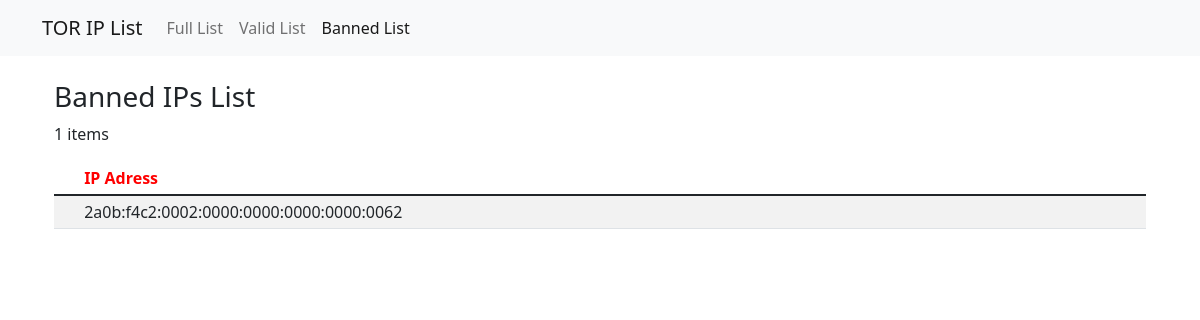
The app's page /bannedList, older data.
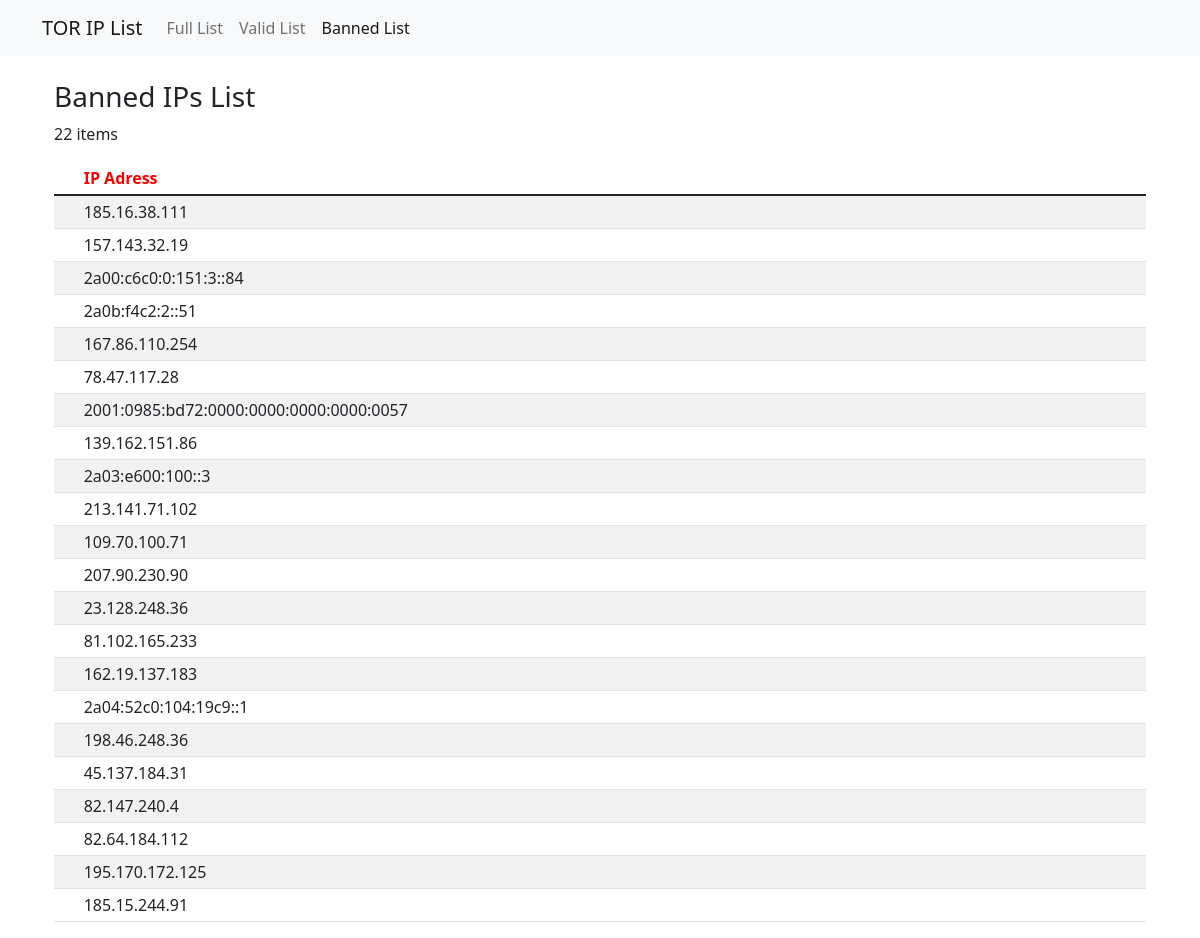
The same page, newer data.
### tables this page shows
CREATE TABLE banned_ip (
                ip_address TEXT PRIMARY KEY
            );

### main.py (the view)
@app.get('/bannedList')
def BannedList():
    resp = server_getBlacklist()
    if request.is_json:
        resp = make_response(jsonify(resp))
        resp.headers['Access-Control-Allow-Origin'] = '*'
        return resp
    else:
        size = int(request.args.get('size',default='100'))
        index = int(request.args.get('index',default='0'))
        return render_template('bannedList.html', len = len(resp), ips = resp)

### src/app_server.py (called while the page is built)
def server_getBlacklist():
    return db_GetList('banned')

### src/database/ipDB.py (called while the page is built)
def db_connect_to_db():
    conn = sl.connect('src/database/ips_tor.db', check_same_thread=False)
    return conn

def db_GetList(query_type):
    db_SetDB()
    conn = db_connect_to_db()
    c = conn.cursor()
    if(query_type == 'banned'):
        data = c.execute(query_banned)
    elif(query_type == 'full'):
        data = c.execute(query_full)
    ret = []
    for row in data:
        ret.append(row[0])
    conn.close()
    return ret

def db_verifDB():
    conn = db_connect_to_db()
    c = conn.cursor()
    data = c.execute(sql_verif)
    if (data.fetchone()[0]==1):
        conn.close()
        return True
    else:
        conn.close()
        return False

def db_SetDB():
    if not db_verifDB():
        print("Generating Database...")
        db_createBannedTable()
        db_CreateFullListTable()

### templates/bannedList.html
{% extends 'base.html' %}
{% set active_page = "BannedList" %}
{% block content %}
<div class="container">
<h3>Banned IPs List</h3>
<p>{{len}} items</p>
<table class="table table-striped table-sm">
    <thead>
        <tr style="color: red; ">
            <th scope="col"></th>
            <th scope="col">IP Adress</th>
        </tr>
    </thead>
    <tbody>
        {%for i in range(0, len)%}
        <tr>
            <td></td>
            <td>{{ips[i]}}</td>
        </tr>
        {%endfor%}
    </tbody>
</table>
{% endblock %}

### templates/base.html (shortened to what this page needs)
<!doctype html>
<html>
<head>
    <link href="https://cdn.jsdelivr.net/npm/bootstrap@5.1.3/dist/css/bootstrap.min.css" rel="stylesheet"
>
</head>
<body>
    {% include 'navbar.html' %}
    <br>
    <div class="container">
        {% block content %}
        {% endblock %}
    </div>
</body>
</html>

### templates/navbar.html (shortened to what this page needs)
<nav class="navbar navbar-expand-sm navbar-light bg-light">
    <div class="container">
      <a class="navbar-brand" href="{{ url_for('Index') }}">TOR IP List</a>
      <div class="collapse navbar-collapse" id="navbarNav">
        <ul class="navbar-nav">
          <li class="nav-item">
            <a class="nav-link {{ 'active' if active_page == 'FullList' else '' }}" aria-current="page" href="{{ url_for('FullList') }}">Full List</a>
          </li>
          <li class="nav-item">
            <a class="nav-link {{ 'active' if active_page == 'ValidList' else '' }}" aria-current="page" href="{{ url_for('ValidList') }}">Valid List</a>
          </li>
          <li class="nav-item">
            <a class="nav-link {{ 'active' if active_page == 'BannedList' else '' }}" aria-current="page" href="{{ url_for('BannedList') }}">Banned List</a>
          </li>
        </ul>
      </div>
    </div>
  </nav>

Row changes from the older to the newer data that the page shows:
removed banned_ip: ip_address "2a0b:f4c2:0002:0000:0000:0000:0000:0062"
added banned_ip: ip_address "185.16.38.111"
added banned_ip: ip_address "157.143.32.19"
added banned_ip: ip_address "2a00:c6c0:0:151:3::84"
added banned_ip: ip_address "2a0b:f4c2:2::51"
added banned_ip: ip_address "167.86.110.254"
added banned_ip: ip_address "78.47.117.28"
added banned_ip: ip_address "2001:0985:bd72:0000:0000:0000:0000:0057"
added banned_ip: ip_address "139.162.151.86"
added banned_ip: ip_address "2a03:e600:100::3"
added banned_ip: ip_address "213.141.71.102"
added banned_ip: ip_address "109.70.100.71"
added banned_ip: ip_address "207.90.230.90"
added banned_ip: ip_address "23.128.248.36"
added banned_ip: ip_address "81.102.165.233"
added banned_ip: ip_address "162.19.137.183"
added banned_ip: ip_address "2a04:52c0:104:19c9::1"
added banned_ip: ip_address "198.46.248.36"
added banned_ip: ip_address "45.137.184.31"
added banned_ip: ip_address "82.147.240.4"
added banned_ip: ip_address "82.64.184.112"
added banned_ip: ip_address "195.170.172.125"
added banned_ip: ip_address "185.15.244.91"
Text that changed along with them:
{{ len }}: "1" → "22"
